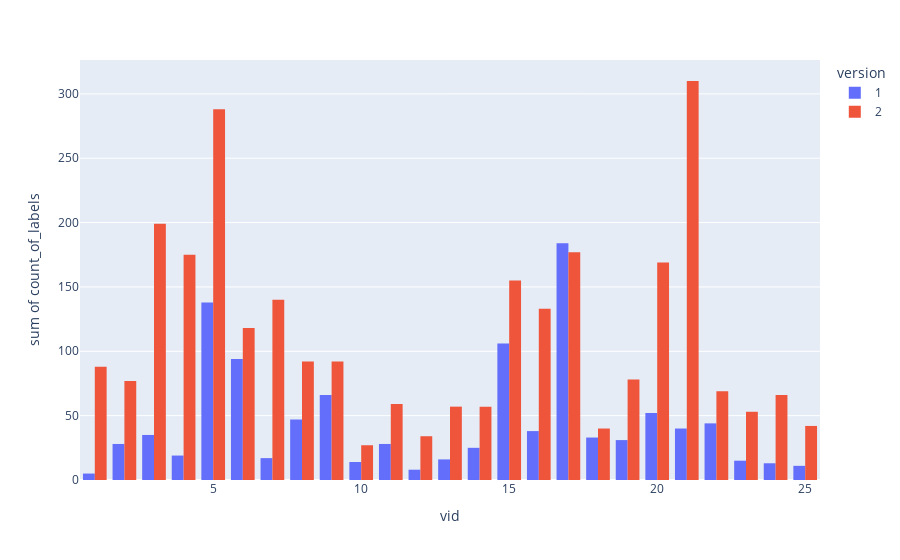

The cell this chart's notebook holds for it:
### Code cell
fig = px.histogram(df_label_count, x='vid', y='count_of_labels',color='version', barmode='group',nbins=25)
fig.show()

### Figure 1 — Plotly figure (JSON) as saved in the notebook; plotly's stock layout.template omitted (floating-point values rounded to 4 significant figures)
{"data": [{"alignmentgroup": "True", "bingroup": "x", "histfunc": "sum", "hovertemplate": "version=1<br>vid=%{x}<br>sum of count_of_labels=%{y}<extra></extra>", "legendgroup": "1", "marker": {"color": "#636efa", "pattern": {"shape": ""}}, "name": "1", "nbinsx": 25, "offsetgroup": "1", "orientation": "v", "showlegend": true, "type": "histogram", "x": [1, 2, 3, 4, 5, 6, 7, 8, 9, 10, 11, 12, 13, 14, 15, 16, 17, 18, 19, 20, 21, 22, 23, 24, 25], "xaxis": "x", "y": [5, 28, 35, 19, 138, 94, 17, 47, 66, 14, 28, 8, 16, 25, 106, 38, 184, 33, 31, 52, 40, 44, 15, 13, 11], "yaxis": "y"}, {"alignmentgroup": "True", "bingroup": "x", "histfunc": "sum", "hovertemplate": "version=2<br>vid=%{x}<br>sum of count_of_labels=%{y}<extra></extra>", "legendgroup": "2", "marker": {"color": "#EF553B", "pattern": {"shape": ""}}, "name": "2", "nbinsx": 25, "offsetgroup": "2", "orientation": "v", "showlegend": true, "type": "histogram", "x": [1, 2, 3, 4, 5, 6, 7, 8, 9, 10, 11, 12, 13, 14, 15, 16, 17, 18, 19, 20, 21, 22, 23, 24, 25], "xaxis": "x", "y": [88, 77, 199, 175, 288, 118, 140, 92, 92, 27, 59, 34, 57, 57, 155, 133, 177, 40, 78, 169, 310, 69, 53, 66, 42], "yaxis": "y"}], "layout": {"barmode": "group", "legend": {"title": {"text": "version"}, "tracegroupgap": 0}, "margin": {"t": 60}, "xaxis": {"anchor": "y", "domain": [0, 1], "title": {"text": "vid"}}, "yaxis": {"anchor": "x", "domain": [0, 1], "title": {"text": "sum of count_of_labels"}}}}
